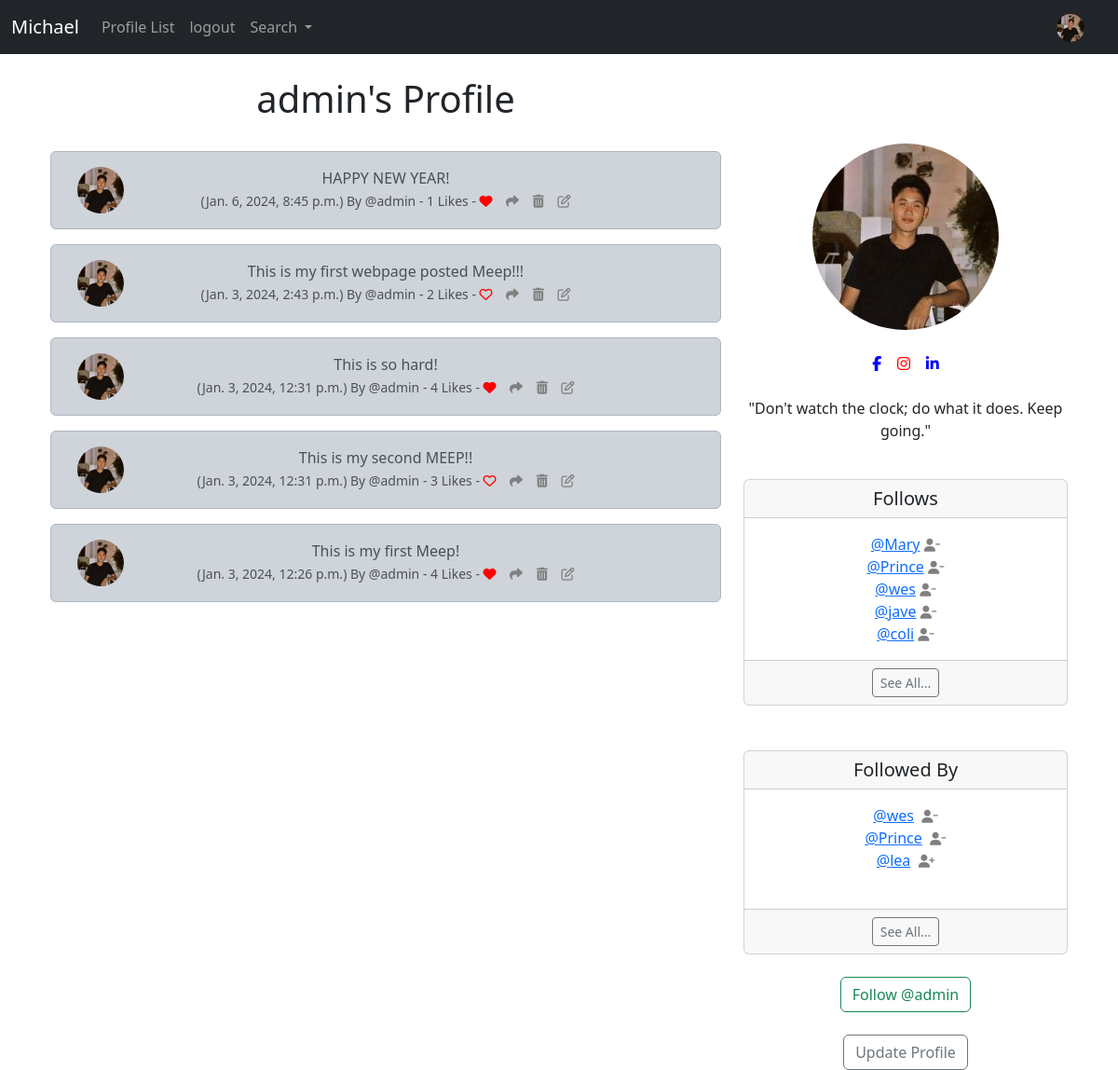
Screenshot of /profile/1 (signed in) with the database file from the repository.
### michael/models.py (models this page shows, shortened)
class Profile(models.Model):
    user = models.OneToOneField(User, on_delete=models.CASCADE)
    follows = models.ManyToManyField('self',
        related_name="followed_by",
        symmetrical=False,
        blank=True)
    date_modified = models.DateTimeField(auto_now=True)
    profile_image = models.ImageField(null=True, blank=True, upload_to="images/")
    profile_bio = models.CharField(null=True, blank=True, max_length=500)
    homepage_link = models.CharField(null=True, blank=True, max_length=100)
    facebook_link = models.CharField(null=True, blank=True, max_length=100)
    instagram_link = models.CharField(null=True, blank=True, max_length=100)
    linkedin_link = models.CharField(null=True, blank=True, max_length=100)
    def __str__(self):
        return self.user.username

class Meep(models.Model):
    user = models.ForeignKey(
        User, related_name="meeps",
        on_delete=models.DO_NOTHING
    )
    body = models.CharField(max_length=200)
    created_at = models.DateTimeField(auto_now_add=True)
    likes = models.ManyToManyField(User, related_name="meep_like", blank=True)
    def number_of_likes(self):
        return self.likes.count()

### michael/views.py (the view, shortened to what this page needs)
# urls.py: path('profile/<int:pk>', views.profile, name='profile'),
def profile(request, pk):
    if request.user.is_authenticated:
        profile = Profile.objects.get(user_id=pk)
        meeps = Meep.objects.filter(user_id=pk).order_by("-created_at")
        return render(request, "profile.html", {"profile": profile, "meeps": meeps})
    else:
        messages.success(request, "You Must Be Logged In To View This Page...")
        return redirect('home')

### michael/templates/profile.html (shortened to what this page needs)
{% extends 'base.html' %}
{% load static %}
{% block content %}
{% if profile %}
    <div class="container text-center">
        <div class="row">
            <div class=col-8>
                <h1>{{ profile.user.username }}'s Profile</h1>
                <br/>
                {% if meeps %}
                    {% for meep in meeps %}
            <div class="alert alert-dark" role="alert">
    <div class="container">
        <div class="row">
            <div class="col-1">
                {% if profile.profile_image %}
                <img src="{{ profile.profile_image.url }}" width=50 height=50 class="rounded-circle" alt="{{ profile.user.username }}">
                {% else %}
                <img src="{% static 'images/avatar.png' %}" width=50 height=50 class="rounded-circle" alt="{{ profile.user.username }}">
                {% endif %}
            </div>
            <div class="col-10">
                          {{ meep.body }}<br/>
                            <small class="text-muted">
                                ({{ meep.created_at}})
                                By
                                @{{ meep.user.username}}
                    - {{ meep.number_of_likes }} Likes -
                    {% if user in meep.likes.all %}
                      <a href="{% url 'meep_like' meep.id %}"><i class="fa-solid fa-heart" style="color:red"></i></a>
                    {% else %}
                      <a href="{% url 'meep_like' meep.id %}"><i class="fa fa-heart-o" style="color:red"></i></a>
                    {% endif %}
                    <a href="{% url 'meep_show' meep.id %}">
                    <i class="fa-solid fa-share" style="color:gray"></i></a>
                    {% if request.user.username == profile.user.username %}
                    <a href="{% url 'delete_meep' meep.id %}">
                    <i class="fa-solid fa-trash-can" style="color:gray"></i></a>
                    <a href="{% url 'edit_meep' meep.id %}">
                    <i class="fa fa-edit" style="color:gray"></i></a>
                    {% endif %}
                            </small>
                        </div><br/><br/>
            </div>
        </div>
    </div>
                    {% endfor %}
                {% endif %}
            </div>
            <div class="col-4">
                <br/><br/><br/>
                {% if profile.profile_image %}
                <img src="{{ profile.profile_image.url }}"
                 class="rounded-circle">
                <br/><br/>
                {% endif %}
                {% if profile.facebook_link %}
                    <a href="{{ profile.facebook_link }}"target="new">
                        <i class="fa-brands fa-facebook-f" style="color:blue"></i></a>
                {% endif %}
                {% if profile.instagram_link %}
                    <a href="{{ profile.instagram_link }}"target="new">
                        <i class="fa-brands fa-instagram" style="color:red"></i></a>
                {% endif %}
                {% if profile.linkedin_link %}
                    <a href="{{ profile.linkedin_link }}"target="new">
                        <i class="fa-brands fa-linkedin-in" style="color:blue"></i></a>
                {% endif %}
<br/><br/>
{% if profile.profile_bio %}
    <p align="center">
       {{profile.profile_bio}}
    </p>
{% endif %}
<br/>
    <div class="card">
  <h5 class="card-header">Follows</h5>
  <div class="card-body">
    <p class="card-text">
            {% for following in profile.follows.all %}
                <a href="{% url 'profile' following.user.id %}">@{{ following }}</a>
                <a href="{% url 'unfollow' following.user.id %}">
                <i class="fa fa-user-minus small" style="color:gray"></i></a>
                <br/>
            {% endfor %}
    </p>
  </div>
  <div class="card-footer">
    <a href="{% url 'follows' profile.user.id %}" class="btn btn-sm btn-outline-secondary">See All...</a>
  </div>
</div>
            <br/><br/>
            <div class="card">
                <h5 class="card-header">Followed By</h5>
                <div class="card-body">
                <p class="card-text">
                    {% for following in profile.followed_by.all|slice:3 %}
                            <a href="{% url 'profile' following.user.id %}">@{{ following }}</a>&nbsp;
                            {% if following in profile.follows.all %}
                              <a href="{% url 'unfollow' following.user.id %}">
                              <i class="fa fa-user-minus small" style="color:gray"></i></a>
                            {% else %}
                              <a href="{% url 'follow' following.user.id %}">
                              <i class="fa fa-user-plus small" style="color:gray"></i></a>
                            {% endif%}
                            <br/>
                        {% endfor %}
                        <br/>
                </p>
                </div>
                <div class="card-footer">
                    <a href="{% url 'followers' profile.user.id %}" class="btn btn-sm btn-outline-secondary">See All...</a>
                  </div>
            </div>
<br/>
<form method=POST>
{% if profile in user.profile.follows.all %}
    <button class="btn btn-outline-danger" name="follow"
    value="unfollow" type="submit">
        Unfollow @{{ profile.user.username|lower}}
    </button>
{% else %}
    <button class="btn btn-outline-success" name="follow"
    value="follow" type="submit">
    Follow @{{ profile.user.username|lower}}
    </button>
{% endif %}
</form>
<br/>
    {% if request.user.id == profile.user.id %}
        <a href="{% url 'update_user' %}" class="btn btn-outline-secondary">Update Profile</a>
    {% endif %}
            </div>
        </div>
    </div>
{% endif %}
{% endblock %}

### michael/templates/navbar.html (shortened to what this page needs)
{% load static %}
<nav class="navbar navbar-expand-lg navbar-dark bg-dark">
    <div class="container-fluid">
      <a class="navbar-brand" href="{% url 'post-list' %}">Michael</a>
      <div class="collapse navbar-collapse" id="navbarSupportedContent">
        <ul class="navbar-nav me-auto mb-2 mb-lg-0">
          <li class="nav-item">
            <a class="nav-link"
            href="{% url 'profile_list' %}">Profile List</a>
          </li>
          {% if user.is_authenticated %}
          <li class="nav-item">
            <a class="nav-link"
            href="{% url 'logout' %}">logout</a>
          </li>
          {% endif %}
        <li class="nav-item dropdown">
            <a class="nav-link dropdown-toggle" href="#" role="button" data-bs-toggle="dropdown" aria-expanded="false">
              Search
            </a>
          </li>
        </ul>
        {% if user.is_authenticated %}
          <ul class="navbar-nav ml-auto">
            <li class="nav-link navbar-brand">
              <a href="{% url 'profile' request.user.id %}">
{% if user.profile.profile_image %}
<img src="{{ user.profile.profile_image.url }}" class="rounded-circle" width=30>
{% else %}
    <img src="{% static 'images/avatar.png' %}" class="img-fluid rounded-circle" alt="Profile Image" width=30>
{% endif %}
              </a>
            </li>
          </ul>
        {% endif %}
      </div>
    </div>
</nav>

### rows the page displays
Profile: user.username "admin", profile_image (picture), profile_bio "\"Don't watch the clock; do what it does. Keep going.\""
Meep: profile_image (picture), body "HAPPY NEW YEAR!", created_at "Jan. 6, 2024, 8:45 p.m.", user.username "admin", number_of_likes "1"
Meep: profile_image (picture), body "This is my first webpage posted Meep!!!", created_at "Jan. 3, 2024, 2:43 p.m.", user.username "admin", number_of_likes "2"
Meep: profile_image (picture), body "This is so hard!", created_at "Jan. 3, 2024, 12:31 p.m.", user.username "admin", number_of_likes "4"
Meep: profile_image (picture), body "This is my second MEEP!!", created_at "Jan. 3, 2024, 12:31 p.m.", user.username "admin", number_of_likes "3"
Meep: profile_image (picture), body "This is my first Meep!", created_at "Jan. 3, 2024, 12:26 p.m.", user.username "admin", number_of_likes "4"
Profile: user.username "Mary"
Profile: user.username "Prince"
Profile: user.username "wes"
Profile: user.username "jave"
Profile: user.username "coli"
Profile: user.username "lea"
